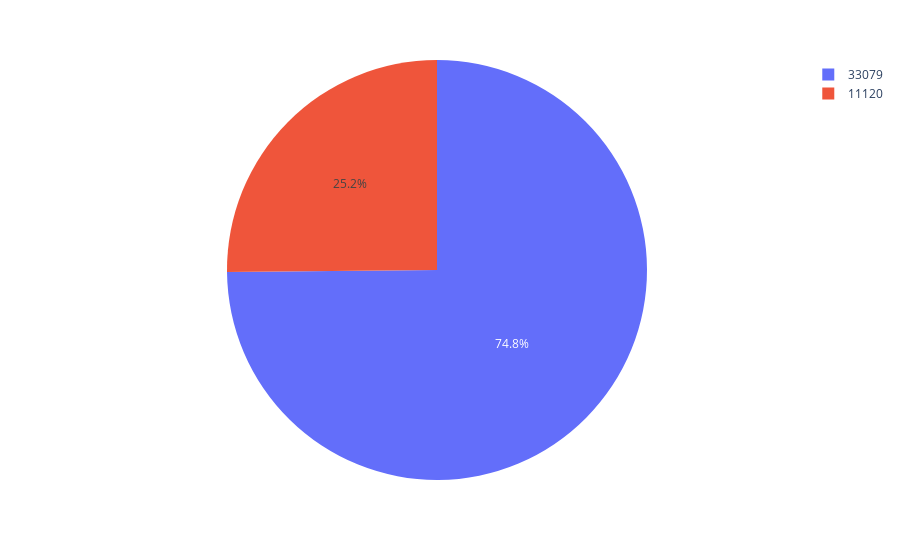

Source (notebook cell):
### Code cell
ex.pie(values=[11120,33079],names=[rh_cancellations,ch_cancellations])

### Figure 1 — Plotly figure (JSON) as saved in the notebook; plotly's stock layout.template omitted (floating-point values rounded to 4 significant figures)
{"data": [{"domain": {"x": [0, 1], "y": [0, 1]}, "hovertemplate": "label=%{label}<br>value=%{value}<extra></extra>", "labels": [11120, 33079], "legendgroup": "", "name": "", "showlegend": true, "type": "pie", "values": [11120, 33079]}], "layout": {"legend": {"tracegroupgap": 0}, "margin": {"t": 60}}}
